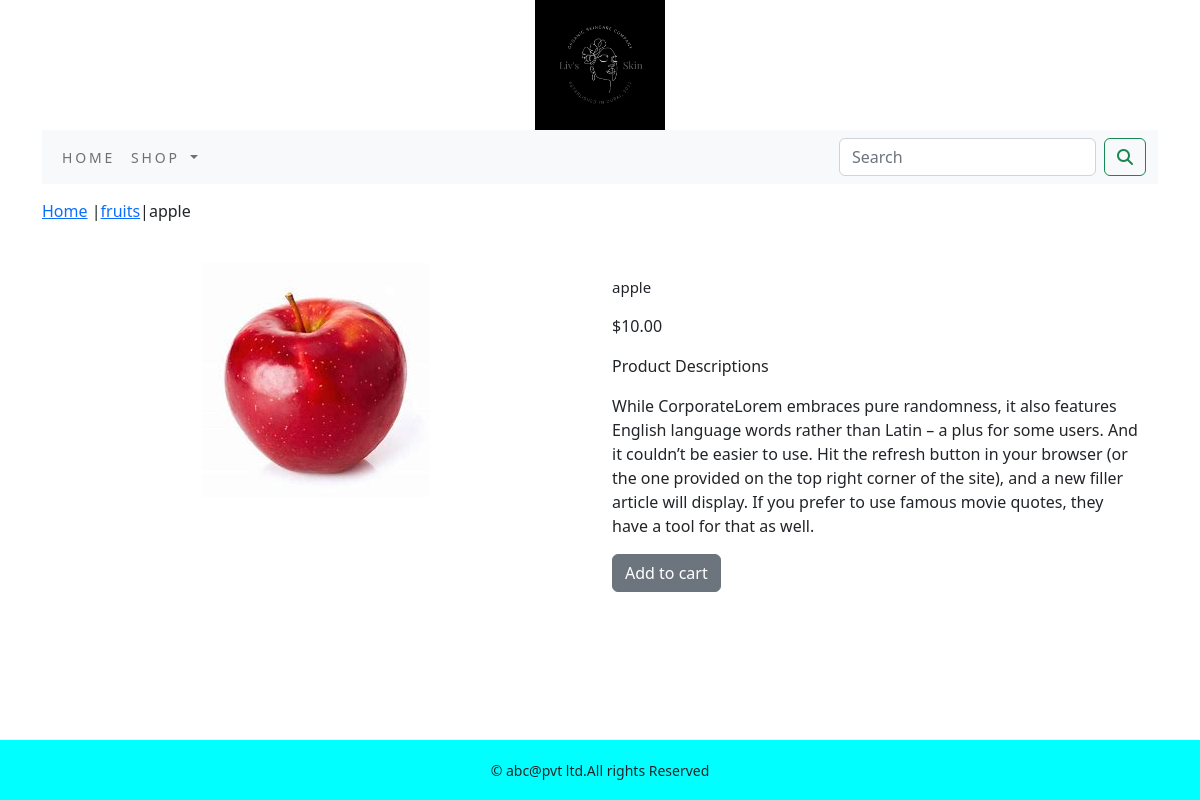
The page /shop/fruits/apple/ on the database its author committed.
### shop/models.py (models this page shows, shortened)
class Product(models.Model):
    objects = None
    name=models.CharField(max_length=250,unique=True)
    slug=models.SlugField(max_length=250,unique=True)
    desc=models.TextField(blank=True)
    price=models.DecimalField(max_digits=10,decimal_places=2)
    category=models.ForeignKey(Category,on_delete=models.CASCADE)
    image=models.ImageField(upload_to='product',blank=True)
    stock=models.IntegerField()
    available=models.BooleanField(default=True)
    created=models.DateTimeField(auto_now_add=True)
    update=models.DateTimeField(auto_now=True)
    class Meta:
        ordering=('name',)
        verbose_name='product'
        verbose_name_plural='products'

class Category(models.Model):
    name=models.CharField(max_length=250,unique=True)
    slug=models.SlugField(max_length=250,unique=True)
    desc=models.TextField(blank=True)
    image=models.ImageField(upload_to='category',blank=True)
    class Meta:
        ordering=('name',)
        verbose_name='category'
        verbose_name_plural='categories'
    def get_url(self):
        return reverse('shop:products_by_category',args=[self.slug])
    def __str__(self):
        return '{}'.format(self.name)

### shop/views.py (the view)
# urls.py: path('<slug:c_slug>/<slug:product_slug>/', views.prodetail, name='procatdetail')
def prodetail(request,c_slug,product_slug):
    try:
        product=Product.objects.get(category__slug=c_slug,slug=product_slug)
    except Exception as e:
        raise e
    return render(request,'product.html',{'product':product})

### cart/context_processors.py (called while the page is built)
def counter(request):
    item_count=0
    if 'admin' in request.path:
        return ()
    else:
        try:
            cart=Cart.objects.filter(cart_id=cart_id(request))
            cat_items=CartItem.objects.all().filter(cart=cart[:1])
            for cart_item in cat_items:
                item_count += cart_item.quantity
        except Cart.DoesNotExist:
            item_count=0
    return dict(item_count=item_count)

### cart/views.py (called while the page is built)
def cart_id(request):
    cart=request.session.session_key
    if not cart:
        cart=request.session.create()
    return cart

### shop/context_processors.py (called while the page is built)
def menu_links(request):
    links=Category.objects.all()
    return dict(links=links)

### templates/product.html (shortened to what this page needs)
{% extends 'base.html' %}
{% load static %}
{% block content %}
<div class="row my_prod_row_class">
    <div class="mx_auto">
        <p><a href="={% url 'shop:allProdCat'%}">Home</a> |<a href="{{product.category.get_url}}">{{product.category}}</a>|{{product.name}} </p>
    </div>
    <div class="container">
    <br>
        <div class="row">
            <div class="col-12 col-sm-12 col-md-12 col-lg-6 text-center">
                <div style="min-width:18rem">
                    <img src="{{product.image.url}}" alt="{{product.name}}">
                </div>
            </div>
                <div class="col-12 col-sm-12 col-md-12 col-lg-6">
                    <div>
                        <h1 class="my_prod_title">{{product.name}}</h1>
                        <p>${{product.price}}</p>
                        <p class="my_title">Product Descriptions</p>
                        <p class="text-justify my_prod_text">{{product.desc}}</p>
                        {% if product.stock <= 0 %}
                        <p class="text-justify my_prod_text"><b>Out Of Stock</b></p>
                        {% else %}
                        <a class="btn btn-secondary" href="{% url 'cart:add_cart' product.id %}">Add to cart</a>
                        {% endif %}
                    </div>
                </div>
        </div>
    </div>
</div>
{% endblock %}

### static/css/custom.css (style rules this page uses)
body { font-family: 'Roboto', sans-serif; }
.my_title { font-size:16px; text_transform:uppercase; letter_spacing:.2em; }
.my_prod_row_class { padding-top:15px; padding-bottom:20px; }
.my_prod_title { font-size:15px; text_transform:uppercase; letter_spacing:.2em; padding-top:15px; padding-bottom:10px; }
.my_prod_text { padding-right:20px; }

### rows shown on the page
Product: category "fruits", name "apple", image (picture), price "10.00", desc "While CorporateLorem embraces pure randomness, it also features English language words rather than Latin – a plus for some users. And it couldn’t be easier to use. Hit the refresh button in your browser (or the one provided on the top right corner of the site), and a new filler article will display. If you prefer to use famous movie quotes, they have a tool for that as well."
